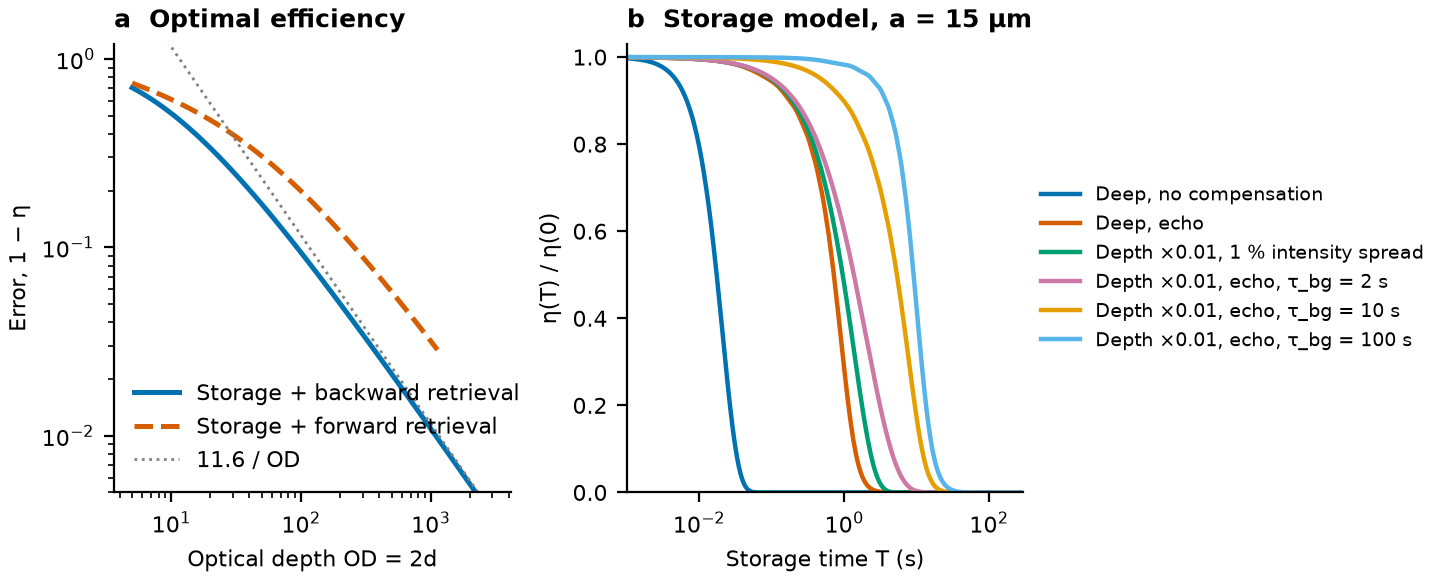

Write Python code to recreate this figure.
#!/usr/bin/env python3
"""Analytic and very light numerical budget for a spin-wave memory in a hollow-core fibre.

Self-contained on purpose: it needs numpy, scipy, sympy and matplotlib only, and does not
import the cooling code. Runs in about a minute. Writes budget_output.txt and memory_budget.png
next to this file. Every number in memory_theory.md tagged [script] comes from here.

Conventions (Gorshkov et al., PRA 76, 033805):
  d       resonant intensity attenuation is exp(-2 d), so d = OD / 2
  gamma   polarisation decay, Gamma / 2
  h       int Omega^2 dt / gamma, with Omega half the Rabi frequency
"""
import os
import numpy as np
import scipy.constants as sc
from scipy.linalg import eigh, expm
from scipy.special import i0e, i1e, jv, jn_zeros
from sympy import Rational
from sympy.physics.wigner import clebsch_gordan, wigner_6j

HERE = os.path.dirname(os.path.abspath(__file__))
OUT = None   # opened in __main__, so that crosstalk.py can import this module


def say(*args):
    line = ' '.join(str(a) for a in args)
    print(line)
    if OUT:
        OUT.write(line + '\n')


# ---------------------------------------------------------------- constants
# Fundamental constants: scipy.constants (CODATA). Rb data: Steck, Rubidium 87 D Line Data rev. 2.3.4,
# except the D1 width, kept at the repository value (5.746 MHz).
HBAR, H, C, KB = sc.hbar, sc.h, sc.c, sc.k
M = 86.909180531 * sc.atomic_mass   # 87Rb
LAM_S = 794.978851156e-9            # D1
LAM_D2 = 780.241209686e-9
GAMMA = 2 * np.pi * 5.746e6
GAMMA_D2 = 2 * np.pi * 6.0666e6
LAM_L = 1064e-9
HFS = 6.834682610904e9
U01 = jn_zeros(0, 1)[0]
U02 = jn_zeros(0, 2)[1]
WREC_L = HBAR * (2 * np.pi / LAM_L)**2 / (2 * M)   # lattice recoil, rad/s
ALPHA = 0.397              # fraction of emission recoil per radial axis (repo value)
G_EARTH = sc.g


def a_eff(a, u=U01):
    """On-axis effective area of an LP0m mode: P / I(0)."""
    return np.pi * a**2 * jv(1, u)**2


# ---------------------------------------------------------------- 1. line strengths
def _raw(Fg, mg, Fe, me):
    I_, J_ = Rational(3, 2), Rational(1, 2)
    q = me - mg
    if abs(q) > 1 or abs(mg) > Fg or abs(me) > Fe:
        return 0.0
    return float((2 * Fe + 1) * wigner_6j(J_, J_, 1, Fe, Fg, I_)**2 * clebsch_gordan(Fe, 1, Fg, me, mg - me, mg)**2)


def branching(Fg, mg, Fe, me):
    """Decay fraction |F'm'> -> |F m> on D1, normalised over all F, m.

    sigma(F m -> F' m') = (3 lam^2 / 2 pi) r for D1 (J = J' = 1/2). Check: D1 F'=1 -> F=2 sums to 5/6.
    """
    tot = sum(_raw(F, m, Fe, me) for F in (1, 2) for m in range(-F, F + 1))
    return _raw(Fg, mg, Fe, me) / tot


def lambda_table():
    say('\n== 1. D1 lambda schemes: signal and control branching ratios r')
    say('check: sum r(F\'=1 m=1 -> F=2) = %.4f (5/6), r(|1\',1> -> |2,2>) = %.4f (1/2)' % (
        sum(branching(2, m, 1, 1) for m in range(-2, 3)), branching(2, 2, 1, 1)))
    say('quantisation axis along the fibre (axial B): only sigma+- are available, no pi')
    say('r = 1 is a closed two-level transition; OD scales with r_signal')
    say('%-20s %-14s %6s %6s %s' % ('g -> s', 'via, pol', 'r_sig', 'r_ctl', 'control on g? (FWM)'))
    rows = []
    for g, s, name in (((1, 0), (2, 0), 'clock'), ((2, 0), (1, 0), 'clock'),
                       ((1, -1), (2, 1), 'magic pair'), ((2, 1), (1, -1), 'magic pair'),
                       ((2, 2), (1, 0), 'non-clock')):
        for Fe in (1, 2):
            for me in range(-Fe, Fe + 1):
                if abs(me - g[1]) > 1 or abs(me - s[1]) > 1:
                    continue
                rs = branching(g[0], g[1], Fe, me)
                rc = branching(s[0], s[1], Fe, me)
                if rs == 0 or rc == 0:
                    continue
                qc = me - s[1]
                # control acting on g reaches level m_g + qc; forbidden means no Stokes channel
                ctl_on_g = sum(branching(g[0], g[1], f, g[1] + qc)
                               for f in (1, 2) if abs(g[1] + qc) <= f)
                say('%-20s F\'=%d m=%+d    %6.3f %6.3f   %.3f' % (
                    '|%d,%+d>->|%d,%+d>' % (g + s), Fe, me, rs, rc, ctl_on_g))
                rows.append((g, s, Fe, me, rs, rc, ctl_on_g))
    return rows


# ---------------------------------------------------------------- 2. retrieval kernel
def kernel(d, n=None):
    """Gauss-Legendre discretised K = sqrt(w) k_r sqrt(w), k_r of Gorshkov Eq. (15)."""
    n = n or int(100 + 25 * np.sqrt(d))   # converged to 1e-5 (tested d = 50-1500)
    x, w = np.polynomial.legendre.leggauss(n)
    z = (x + 1) / 2
    w = w / 2
    zz = d * np.sqrt(np.outer(z, z))
    # i0e(x) = exp(-x) I0(x); write the exponent to avoid overflow at large d
    k = (d / 2) * np.exp(-d * (z[:, None] + z[None, :]) / 2 + zz) * i0e(zz)
    sw = np.sqrt(w)
    return z, w, sw[:, None] * k * sw[None, :]


def retrieval(d):
    """Largest retrieval efficiency eta_r and its spin-wave."""
    z, w, K = kernel(d)
    vals, vecs = eigh(K)
    return vals[-1], z, w, vecs[:, -1], K


def total_efficiency(d, phi=0.0, forward=False):
    """Optimal storage + retrieval.

    Backward at phase mismatch phi = Delta k L, or forward with the spin wave flipped.
    eta = largest eigenvalue of K D K D^dagger (see memory_theory.md, Section 2).
    """
    z, w, K = kernel(d)
    if forward:
        # flip z -> 1 - z: Gauss-Legendre nodes are symmetric, so the flip is an index reversal
        D = np.eye(len(z))[::-1]
    else:
        D = np.diag(np.exp(1j * phi * z))
    M = K @ D @ K @ D.conj().T
    return np.max(np.linalg.eigvals(M).real)


def validate_kernel():
    say('\n== 2. Retrieval kernel checks')
    for d in (10, 50, 200):
        z, w, K = kernel(d)
        s = np.sqrt(w)              # flat spin wave
        eta = s @ K @ s
        exact = 1 - (i0e(d) + i1e(d))   # Gorshkov Eq. (30)
        say('d=%-4d flat spin wave eta %.5f, Eq.(30) %.5f' % (d, eta, exact))
    for d in (20, 50, 100, 200, 400):
        say('d=%-4d (1-eta_r) d = %.2f  (Gorshkov: about 2.9 at large d)' % (d, (1 - retrieval(d)[0]) * d))


def efficiency_table():
    say('\n== 3. Optimal efficiency against d = OD/2')
    say('%6s %6s %8s %10s %10s' % ('OD', 'd', 'eta_r', 'backward', 'forward'))
    tab = []
    for od in (10, 20, 30, 50, 80, 100, 150, 200, 300, 500, 1000):
        d = od / 2
        er = retrieval(d)[0]
        fo = total_efficiency(d, forward=True)
        say('%6d %6.1f %8.4f %10.4f %10.4f' % (od, d, er, er**2, fo))
        tab.append((od, er**2, fo))
    for goal in (0.5, 0.7, 0.8, 0.9, 0.95, 0.99):
        lo, hi = 2.0, 4000.0
        for _ in range(26):
            mid = np.sqrt(lo * hi)
            if retrieval(mid / 2)[0]**2 > goal:
                hi = mid
            else:
                lo = mid
        say('backward eta = %.2f needs OD = %.0f' % (goal, hi))
    return np.array(tab)


def overlap(a, sig):
    """kappa = <|E(r)|^2> / |E(0)|^2 of the LP01 mode J0(u01 r / a) over a Gaussian radial column of rms
    size sig per axis (2D density exp(-r^2 / 2 sig^2) / 2 pi sig^2)."""
    if sig <= 0:
        return 1.0
    r = np.linspace(0, min(a, 8 * sig), 4000)
    w = r * np.exp(-r**2 / (2 * sig**2))
    I = np.where(r < a, jv(0, U01 * r / a)**2, 0.0)
    return np.trapezoid(w * I, r) / np.trapezoid(w, r)


def column_table(r_sig):
    """Optical depth from what an experiment controls: atom number N in the fibre, radial size of the
    column (through the overlap kappa) and column length L (density, phase mismatch, vacuum)."""
    sig0 = 3 * LAM_S**2 / (2 * np.pi)
    say('\n== 4. Optical depth from the atom number: OD = sigma N kappa / A_eff')
    say('sigma = r (3 lam^2 / 2 pi) = %.4f r um^2; kappa = mode-column overlap (1 for a thin column)' % (sig0 * 1e12))
    say('%6s %10s %16s %16s %16s' % ('a(um)', 'A_eff(um2)', 'OD/1e4 (r=1)', 'OD/1e4 clock', 'OD/1e4 stretched'))
    for a in (3.5, 5, 7.5, 10, 15):
        A = a_eff(a * 1e-6)
        od = 1e4 * sig0 / A
        say('%6.1f %10.1f %16.1f %16.1f %16.1f' % (a, A * 1e12, od, od / 4, od / 2))
    say('atoms needed (kappa = 1), clock r = 1/4 / stretched r = 1/2:')
    targets = []
    for eta in (0.8, 0.9, 0.95):
        lo, hi = 2.0, 4000.0
        for _ in range(30):
            mid = np.sqrt(lo * hi)
            lo, hi = (lo, mid) if retrieval(mid / 2)[0]**2 > eta else (mid, hi)
        targets.append((eta, hi))
    say('%6s ' % 'a(um)' + ' '.join('%22s' % ('eta=%.2f (OD %.0f)' % (e, od)) for e, od in targets))
    for a in (3.5, 5, 7.5, 10, 15):
        A = a_eff(a * 1e-6)
        say('%6.1f ' % a + ' '.join('%22s' % ('%.2g / %.2g' % (od * A / (sig0 * 0.25), od * A / (sig0 * 0.5))) for _, od in targets))
    say('overlap kappa against the radial rms size of the column (per axis):')
    say('%6s ' % 'a(um)' + ' '.join('%9s' % ('%g um' % s) for s in (0.1, 0.3, 1, 2, 3)))
    for a in (3.5, 7.5, 15):
        say('%6.1f ' % a + ' '.join('%9.3f' % overlap(a * 1e-6, s * 1e-6) for s in (0.1, 0.3, 1, 2, 3)))
    say('what sets the radial size (nu_z = 300 kHz at u = 1; lowering keeps n, so a thermal size grows as u^-1/4):')
    for a in (3.5, 15):
        for u in (1.0, 0.01):
            t = trap(u, a=a * 1e-6)
            w = 2 * np.pi * t['nur']
            x0 = np.sqrt(HBAR / (2 * M * w))
            T = 10e-6 * np.sqrt(u)
            sth = np.sqrt(KB * T / (M * w**2))
            say('  a=%4.1f u=%-5g ground state %.2f um (kappa %.3f); from 10 uK %.2f um (kappa %.3f)' % (
                a, u, x0 * 1e6, overlap(a * 1e-6, x0), sth * 1e6, overlap(a * 1e-6, sth)))
    say('column length: mean atoms per lattice site N d / L (d = 532 nm), for N = 1e4, 3e4, 1e5:')
    for L in (1, 3, 10, 30):
        say('  L = %2d mm: %s' % (L, ', '.join('%.2f' % (N * LAM_L / 2 / (L * 1e-3)) for N in (1e4, 3e4, 1e5))))


def mismatch_table():
    dk = 2 * np.pi * HFS / C
    say('\n== 5. Backward retrieval, hyperfine phase mismatch')
    say('Delta k L = 2 (omega_hf / c) L = %.2f rad per cm' % (2 * dk * 0.01))
    say('%6s %6s %8s %8s %8s %8s' % ('OD', 'L(cm)', 'phi', 'back', 'back(0)', 'forward'))
    for od in (50, 100, 300):
        for L in (0.3, 1, 3):
            phi = 2 * dk * L * 0.01
            say('%6d %6.1f %8.2f %8.3f %8.3f %8.3f' % (od, L, phi, total_efficiency(od / 2, phi),
                                                         retrieval(od / 2)[0]**2,
                                                         total_efficiency(od / 2, forward=True)))


# ---------------------------------------------------------------- 3. temporal capacity
def capacity_table():
    say('\n== 6. Temporal modes (spectrum of the kernel K): modes with total efficiency above a level')
    say('Each eigenvalue lambda_j of K is the retrieval efficiency of one axial spin wave;')
    say('with backward retrieval the total efficiency of that mode is lambda_j^2.')
    say('%6s %6s %8s %8s %8s %10s' % ('OD', 'd', 'N(0.5)', 'N(0.7)', 'N(0.9)', 'N(0.7)/sqrt(d)'))
    for od in (30, 100, 300, 1000, 3000):
        d = od / 2
        vals = eigh(kernel(d)[2], eigvals_only=True)
        n = [int(np.sum(vals**2 > t)) for t in (.5, .7, .9)]
        say('%6d %6.0f %8d %8d %8d %10.2f' % (od, d, n[0], n[1], n[2], n[1] / np.sqrt(d)))


# ---------------------------------------------------------------- 4. erasure of spectators
def volterra(kappa, n):
    """Matrix V with (V S)_i = int_0^{z_i} exp(-kappa (z_i - z')) S(z') dz' on a uniform grid.

    Exact for piecewise-linear S (exponential time differencing), so it stays accurate at large kappa.
    """
    dz = 1.0 / (n - 1)
    x = kappa * dz
    E = np.exp(-x)
    if abs(x) < 1e-6:
        a = b = dz / 2
    else:
        b = dz * (x - 1 + E) / x**2      # weight of the right node
        a = dz * (1 - E) / x - b         # weight of the left node
    V = np.zeros((n, n), dtype=complex)
    for i in range(1, n):
        V[i] = E * V[i - 1]
        V[i, i - 1] += a
        V[i, i] += b
    return V


def retrieval_vs_h(d, dt, S0, hmax, nh=200, n=600):
    """Adiabatic retrieval at constant control, detuning dt = Delta / gamma.

    Eliminating P in Gorshkov Eqs (5)-(7) gives, with c = 1 + i dt,
      dS/dh = -S / c + (d / c^2) int_0^z exp(-(d/c)(z - z')) S(z') dz'
      E(1)  = -(sqrt(d) Omega / c) int_0^1 exp(-(d/c)(1 - z')) S(z') dz'
    Returns h and the cumulative retrieved energy.
    """
    c = 1 + 1j * dt
    V = volterra(d / c, n)
    A = -np.eye(n, dtype=complex) / c + (d / c**2) * V
    z = np.linspace(0, 1, n)
    w = np.full(n, 1.0 / (n - 1))
    w[[0, -1]] /= 2
    S = S0(z).astype(complex)
    S /= np.sqrt(np.sum(w * abs(S)**2))
    tail = V[-1]
    dh = hmax / nh
    step = expm(A * dh)
    h, cum, out = 0.0, 0.0, []
    for _ in range(nh):
        f0 = abs(tail @ S)**2
        S = step @ S
        f1 = abs(tail @ S)**2
        cum += (d / abs(c)**2) * 0.5 * (f0 + f1) * dh
        h += dh
        out.append((h, cum))
    return np.array(out)


def erasure_table():
    say('\n== 7. Erasure: a spin wave that is not phase matched only sees the control as a pump')
    say('Spectator survival per access = exp(-2 h / (1 + dt^2)), h for 95% of the attainable retrieval.')
    for dd in (20, 150):
        say('check at dt=0, flat S, d=%d: eta(h large) = %.4f, Eq.(30) %.4f' % (
            dd, retrieval_vs_h(dd, 0, np.ones_like, 4 * dd, 200, 800)[-1, 1], 1 - (i0e(dd) + i1e(dd))))
    say('%6s %8s %10s %10s %10s %12s %12s' % ('OD', 'Delta/Gam', 'dt', 'eta_read', 'h_95', 'survive', 'accesses/2'))
    for od in (30, 100, 300):
        d = od / 2
        for D in (0, 5, 20, 50, 100, 300):
            dt = 2.0 * D
            hmax = max(3 * d, 12 * (1 + dt**2) / d)
            r = retrieval_vs_h(d, dt, np.ones_like, hmax, nh=200, n=800)
            top = r[-1, 1]
            h95 = r[np.argmax(r[:, 1] >= 0.95 * top), 0]
            surv = np.exp(-2 * h95 / (1 + dt**2))
            # number of accesses before spectators drop to 1/2
            acc = np.log(2) / max(1 - surv, 1e-12) if surv < 1 else np.inf
            say('%6d %8d %10.0f %10.3f %10.1f %12.2e %12.1f' % (od, D, dt, top, h95, surv, acc))


def control_photons(r_sig, r_ctl):
    say('\n== 8. Control photons per access: N_c = 2 h A / sigma_c = (h/d) N (r_s / r_c)')
    sig0 = 3 * LAM_S**2 / (2 * np.pi)
    e_ph = H * C / LAM_S
    for a, N, hd in ((15, 1e4, 3), (15, 1e5, 3), (3.5, 1e4, 3), (3.5, 1e5, 3)):
        A = a_eff(a * 1e-6)
        d = N * sig0 * r_sig / (2 * A)
        h = hd * d
        Nc = 2 * h * A / (sig0 * r_ctl)
        say('a=%-4.1f N=%-8.0f d=%-7.1f h=%-7.1f N_c=%.2e  energy %.1f fJ; '
            '100 ns pulse: %.0f nW' % (a, N, d, h, Nc, Nc * e_ph * 1e15, Nc * e_ph / 100e-9 * 1e9))


def noise_table(r_sig):
    say('\n== 9. Noise per read [order-of-magnitude]')
    say('Residual s population p: incoherent photons d p. FWM spin-wave probability: '
        '(h/d) d^2 (Gamma/omega_hf)^2 / 2 r_ratio')
    x = (GAMMA / (2 * np.pi * HFS))**2
    say('(Gamma/omega_hf)^2 = %.2e' % x)
    say('%6s %6s %14s %14s %14s' % ('OD', 'd', 'p=1e-3', 'p=1e-4', 'FWM (h/d=3)'))
    for od in (30, 100, 300, 1000, 3000):
        d = od / 2
        say('%6d %6.0f %14.2e %14.2e %14.2e' % (od, d, d * 1e-3, d * 1e-4, 3 * d**2 * x / 2))


# ---------------------------------------------------------------- 5. trap and storage time
def trap(u, nuz0=300e3, a=15e-6):
    """Parameters at depth fraction u of the depth that gives nuz0."""
    kl = 2 * np.pi / LAM_L
    w = 0.67 * a
    nuz = nuz0 * np.sqrt(u)
    nur = nuz * np.sqrt(2) / (kl * w)
    U = M * (2 * np.pi * nuz)**2 / (2 * kl**2)
    return dict(u=u, nuz=nuz, nur=nur, U=U, EL=U / (HBAR * WREC_L))


def lattice_shift_scatter(U):
    """Differential shift (Hz), scattering (1/s); two-line model at 1064 nm."""
    w = 2 * np.pi * C / LAM_L
    w1 = 2 * np.pi * C / 794.98e-9
    w2 = 2 * np.pi * C / 780.24e-9
    g1, g2 = 2 * np.pi * 5.746e6, 2 * np.pi * 6.065e6
    d1, d2 = w1 - w, w2 - w          # positive: red detuned
    inv = 1 / 3 / d1 + 2 / 3 / d2
    delta_eff = 1 / inv
    ddiff = U / H * (2 * np.pi * HFS) / delta_eff
    gam = (g1 * (1 / 3) / d1 + g2 * (2 / 3) / d2) * delta_eff  # weighted line width
    rs = gam / delta_eff * U / HBAR
    return ddiff, rs


def tunnelling(V):
    """Harper: J / E_r for depth V in E_r; returns J in Hz."""
    return (4 / np.sqrt(np.pi)) * V**0.75 * np.exp(-2 * np.sqrt(V)) * WREC_L / (2 * np.pi)


def axis_coherence(T, eps, up, nmax=25):
    """Coherent amplitude on one motional axis starting in n = 0.

    Recoil ladder: n -> n+1 at up (n+1), n -> n-1 at up n. Rayleigh events keep the hyperfine
    coherence, so the coherence amplitude follows the ladder and rotates at 2 pi eps n.
    """
    n = np.arange(nmax)
    D = np.zeros((nmax, nmax), dtype=complex)
    for i in range(nmax):
        D[i, i] = -up * (2 * i + 1) + 2j * np.pi * eps * i
        if i + 1 < nmax:
            D[i + 1, i] = up * (i + 1)
            D[i, i + 1] = up * (i + 1)
    v = np.zeros(nmax, dtype=complex)
    v[0] = 1
    vals, vecs = np.linalg.eig(D)
    coef = np.linalg.solve(vecs, v)
    return np.array([abs(np.sum(vecs @ (coef * np.exp(vals * t)))) for t in np.atleast_1d(T)])


def storage_terms(T, u, comp=1.0, dI=0.01, dB_hz=0.0, tau_bg=2.0, echo=False, a=15e-6):
    """Amplitude and survival factors. Returns a dict of multiplicative terms in eta(T)."""
    t = trap(u, a=a)
    ddiff, rs = lattice_shift_scatter(t['U'])
    ddiff_res = comp * ddiff
    Ufreq = t['U'] / H
    eps_r = ddiff_res * t['nur'] / (2 * Ufreq)
    eps_z = ddiff_res * t['nuz'] / (2 * Ufreq)
    wr = WREC_L / (2 * np.pi)
    up_r = rs * ALPHA * wr / t['nur']
    up_z = rs * (1 + (1 - 2 * ALPHA)) * wr / t['nuz']
    T = np.atleast_1d(T)
    c_r = axis_coherence(T, eps_r, up_r)
    c_z = axis_coherence(T, eps_z, up_z)
    # static longitudinal intensity spread: Gaussian rms dI, removed by an echo
    sigma = ddiff_res * dI
    inh = np.ones_like(T) if echo else np.exp(-(2 * np.pi * sigma * T)**2)
    mag = np.ones_like(T) if echo else np.exp(-(2 * np.pi * dB_hz * T)**2)
    return dict(heat=(c_r**4) * (c_z**2), inh=inh, mag=mag, bg=np.exp(-T / tau_bg),
                eps_r=eps_r, eps_z=eps_z, up_r=up_r, up_z=up_z, ddiff=ddiff_res, rs=rs, sigma=sigma)


def depth_table():
    say('\n== 10. Lattice at depth fraction u, case A geometry (a = 15 um, nu_z = 300 kHz at u = 1)')
    say('%8s %7s %8s %7s %7s %8s %7s %8s %8s %8s %9s %9s' % (
        'u', 'U(uK)', 'nu_z(kHz)', 'nu_r', 'E_L', 'J(Hz)', 'scat', 'up_r/s', 'up_z/s', 'ddiff', 'eps_r(Hz)', 'eps_z(Hz)'))
    for u in (1, .3, .1, .03, .01, .005, .003, .001):
        t = trap(u)
        s = storage_terms([1.0], u)
        say('%8.3f %7.1f %8.1f %7.0f %7.0f %8.1e %7.2f %8.3f %8.4f %8.1f %9.3f %9.3f' % (
            u, t['U'] / KB * 1e6, t['nuz'] / 1e3, t['nur'], t['EL'], tunnelling(t['EL']),
            s['rs'], s['up_r'], s['up_z'], s['ddiff'], s['eps_r'], s['eps_z']))
    t = trap(0.01)
    say('u=0.01: horizontal fibre sag g/omega_r^2 = %.2f um; m g a = %.2f uK vs depth %.2f uK; vertical m g d / h = %.0f Hz' % (
        G_EARTH / (2 * np.pi * t['nur'])**2 * 1e6, M * G_EARTH * 15e-6 / KB * 1e6, t['U'] / KB * 1e6, M * G_EARTH * LAM_L / 2 / H))


def thermal_vs_ground():
    say('\n== 11. Thermal against ground state: can a 10 uK sample follow the lattice down?')
    say('Adiabatic lowering keeps n, so T scales as sqrt(u) and k_B T / U as 1/sqrt(u).')
    t1 = trap(1)
    for T0 in (10e-6, 50e-6):
        for u in (1, .1, .01):
            t = trap(u)
            Tu = T0 * np.sqrt(u)
            ddiff, _ = lattice_shift_scatter(t['U'])
            say('T0=%2.0f uK u=%-5.2f T=%6.2f uK  k_BT/U=%.3f  thermal radial shift spread %.2f Hz' % (
                T0 * 1e6, u, Tu * 1e6, KB * Tu / t['U'], ddiff * KB * Tu / t['U']))
    x = np.sqrt(KB * 10e-6 / (M * (2 * np.pi * t1['nur'])**2))
    say('10 uK, u=1: x_rms = %.2f um, 1/e^2 field radius w = %.1f um, mean intensity loss 2 x^2 / w^2 * 2 = %.2f %%' % (
        x * 1e6, 0.67 * 15, 4 * x**2 / (0.67 * 15e-6)**2 * 100))


def intensity_beat():
    say('\n== 12. Lattice intensity along the column from an admixture of LP02 at 1064 nm')
    g = (jv(1, U01) / jv(1, U02))**2
    a = 15e-6
    k = 2 * np.pi / LAM_L
    dbeta = (U02**2 - U01**2) / (2 * k * a**2)
    say('on-axis field ratio squared g = %.2f, beat period %.2f mm at a = 15 um' % (g, 2 * np.pi / dbeta * 1e3))
    ddiff, _ = lattice_shift_scatter(trap(1)['U'])
    for p in (1e-2, 1e-3, 1e-4, 1e-5):
        pk = 2 * np.sqrt(p * g)
        say('power admixture p=%.0e: intensity +-%.1f %%, shift +-%.1f Hz at u=1, +-%.3f Hz at u=0.01' % (
            p, pk * 100, pk * ddiff, pk * ddiff * 0.01))


def vacuum_table():
    say('\n== 13. Pressure inside the core: molecular flow with wall outgassing q (open at both ends)')
    say('p = 3 q L^2 / (8 a^2 v), L = fibre length; q and species are assumptions (H2, q = 1e-8 Pa m/s)')
    q, v = 1e-8, 1760.
    tau_ref = 2.0 * 1e-8   # s torr, Xin 2019: about 2 s at <= 1e-8 torr; treat as an order of magnitude
    say('%6s %7s %10s %10s %14s' % ('a(um)', 'L(mm)', 'p (torr)', 'tau_bg(s)', 'OD per 1e4 (r=1/2)'))
    sig = 3 * LAM_S**2 / (2 * np.pi) * 0.5
    for a, L, col in ((15, 40, 10), (15, 20, 10), (15, 10, 10), (7.5, 10, 10), (3.5, 10, 10),
                      (3.5, 3, 3), (3.5, 1, 1), (5, 2, 2)):
        p = 3 * q * (L * 1e-3)**2 / (8 * (a * 1e-6)**2 * v)
        torr = p / 133.32
        say('%6.1f %7.0f %10.1e %10.2f %14.1f' % (a, L, torr, tau_ref / torr, 1e4 * sig / a_eff(a * 1e-6)))


def fibre_motion():
    say('\n== 14. Fibre bending modes shake the trap [hazard estimate]')
    say('ndot = m omega^3 S_x(f) / (4 hbar), S_x one-sided in m^2/Hz (Savard 1997, converted)')
    for nur in (715, 7150, 30600):
        w = 2 * np.pi * nur
        co = M * w**3 / (4 * HBAR)
        say('nu_r = %6d Hz: 0.1 quanta/s needs sqrt(S_x) < %.2f pm/rtHz' % (nur, np.sqrt(0.1 / co) * 1e12))
    E, rho = 72e9, 2200.
    for od, L in ((125e-6, 0.01), (125e-6, 0.03), (250e-6, 0.01), (250e-6, 0.03)):
        ri = od / 2
        f1 = (22.37 / (2 * np.pi * L**2)) * (ri / 2) * np.sqrt(E / rho)
        m = rho * np.pi * ri**2 * L
        x2 = KB * 300 / (m * (2 * np.pi * f1)**2)
        Q = 1e4
        Spk = (2 / np.pi) * x2 * Q / f1
        Soff = 4 * KB * 300 / (m * Q * (2 * np.pi * f1)**3) * 2 * np.pi
        co = M * (2 * np.pi * f1)**3 / (4 * HBAR)
        say('OD %3.0f um clamped span %2.0f mm: f1 = %6.0f Hz, x_rms(300 K) = %.0f pm, width f1/Q (Q=1e4); '
            'if nu_r = f1: %.2g quanta/s; off resonance: %.1e /s' % (
                od * 1e6, L * 1e3, f1, np.sqrt(x2) * 1e12, co * Spk, co * Soff))


def lifetime_table():
    say('\n== 15. eta(T): lifetime and term at T for scenarios (eta_0 = 1)')
    say('heat = motional dephasing from lattice scattering (radial axes^4, axial^2); inh = rms intensity 1 % along the column')
    scen = [('deep, no compensation', dict(u=1.0)),
            ('deep, compensation 1 %', dict(u=1.0, comp=.01)),
            ('deep, echo', dict(u=1.0, echo=True)),
            ('u=.1, no compensation', dict(u=.1)),
            ('u=.01, no compensation', dict(u=.01)),
            ('u=.01, 0.1 % intensity', dict(u=.01, dI=.001)),
            ('u=.01, echo', dict(u=.01, echo=True)),
            ('u=.01, echo, tau_bg=10 s', dict(u=.01, echo=True, tau_bg=10.)),
            ('u=.01, echo, tau_bg=100 s', dict(u=.01, echo=True, tau_bg=100.))]
    T = np.geomspace(1e-3, 300, 500)
    curves = {}
    say('%-28s %9s %9s %9s %9s %9s' % ('scenario', 'T_1/e(s)', 'heat', 'inh', 'bg', 'at T_1/e'))
    for name, kw in scen:
        s = storage_terms(T, **kw)
        eta = s['heat'] * s['inh'] * s['mag'] * s['bg']
        i = np.argmax(eta < np.exp(-1))
        say('%-28s %9.3f %9.3f %9.3f %9.3f' % (name, T[i], s['heat'][i], s['inh'][i], s['bg'][i]))
        curves[name] = eta
    return T, curves


def echo_budget():
    say('\n== 16. Ground-state purity ceiling, P0 per axis, without echo at long T')
    for P in (.9, .95, .97, .99, .999):
        say('P0 = %.3f per radial axis: long-T ceiling P0^4 = %.3f' % (P, P**4))


def make_figure(tab, T, curves):
    import matplotlib
    matplotlib.use('Agg')
    import matplotlib.pyplot as plt
    plt.rcParams.update({'font.size': 8, 'axes.spines.top': False, 'axes.spines.right': False})
    oi = ['#0072B2', '#D55E00', '#009E73', '#CC79A7', '#E69F00', '#56B4E9', '#000000']
    fig, ax = plt.subplots(1, 2, figsize=(7.2, 2.9), constrained_layout=True)
    od = np.geomspace(5, 3000, 60)
    eta = np.array([retrieval(x / 2)[0]**2 for x in od])
    ax[0].semilogx(od, 1 - eta, color=oi[0], lw=1.8, label='Storage + backward retrieval')
    fw = [total_efficiency(x / 2, forward=True) for x in od[od < 1200]]
    ax[0].semilogx(od[od < 1200], 1 - np.array(fw), color=oi[1], lw=1.8, ls='--', label='Storage + forward retrieval')
    ax[0].semilogx(od, 11.6 / od, color='0.5', lw=1, ls=':', label='11.6 / OD')
    ax[0].set_yscale('log')
    ax[0].set_ylim(5e-3, 1.2)
    ax[0].set_xlabel('Optical depth OD = 2d')
    ax[0].set_ylabel('Error, 1 − η')
    ax[0].legend(frameon=False, loc='lower left')
    ax[0].set_title('a  Optimal efficiency', loc='left', fontweight='bold', fontsize=9)
    show = ['deep, no compensation', 'deep, echo', 'u=.01, no compensation', 'u=.01, echo',
            'u=.01, echo, tau_bg=10 s', 'u=.01, echo, tau_bg=100 s']
    labels = ['Deep, no compensation', 'Deep, echo', 'Depth ×0.01, 1 % intensity spread', 'Depth ×0.01, echo, τ_bg = 2 s',
              'Depth ×0.01, echo, τ_bg = 10 s', 'Depth ×0.01, echo, τ_bg = 100 s']
    for i, (n, l) in enumerate(zip(show, labels)):
        ax[1].semilogx(T, curves[n], color=oi[i], lw=1.6, label=l)
    ax[1].set_xlabel('Storage time T (s)')
    ax[1].set_ylabel('η(T) / η(0)')
    ax[1].set_ylim(0, 1.03)
    ax[1].set_xlim(1e-3, 300)
    ax[1].legend(frameon=False, loc='center left', bbox_to_anchor=(1.0, 0.5), fontsize=7)
    ax[1].set_title('b  Storage model, a = 15 µm', loc='left', fontweight='bold', fontsize=9)
    fig.savefig(os.path.join(HERE, 'memory_budget.png'), dpi=200)


if __name__ == '__main__':
    OUT = open(os.path.join(HERE, 'budget_output.txt'), 'w')
    rows = lambda_table()
    # reference scheme: clock pair, g = |1,0>, s = |2,0>, via F'=2, m=+1 (sigma+ for both beams)
    ref = [r for r in rows if r[0] == (1, 0) and r[1] == (2, 0) and r[2] == 2 and r[3] == 1][0]
    r_s, r_c = ref[4], ref[5]
    validate_kernel()
    tab = efficiency_table()
    column_table(r_s)
    mismatch_table()
    capacity_table()
    erasure_table()
    control_photons(r_s, r_c)
    noise_table(r_s)
    depth_table()
    thermal_vs_ground()
    intensity_beat()
    vacuum_table()
    fibre_motion()
    T, curves = lifetime_table()
    echo_budget()
    make_figure(tab, T, curves)
    OUT.close()
